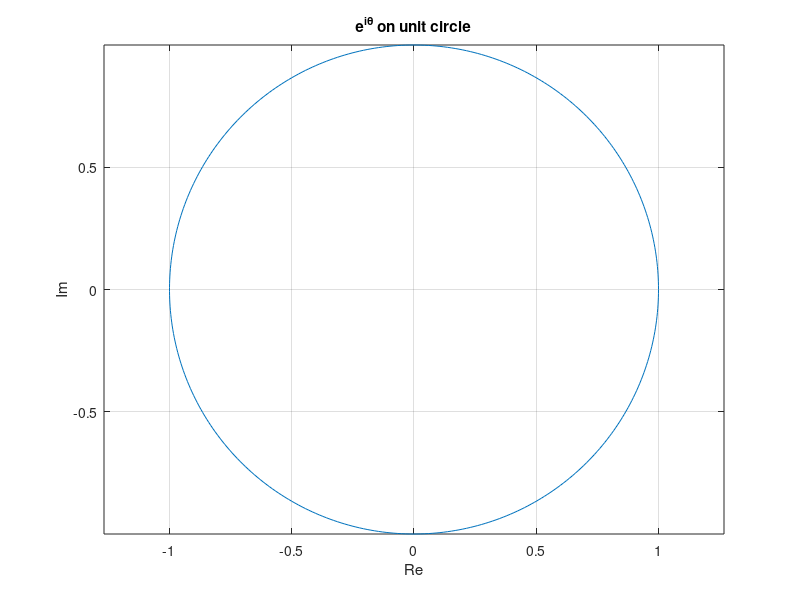

MATLAB code to generate this figure:
% EULER_IDENTITY_BASEL
% 1) Euler's identity on unit circle
% 2) Basel problem and e series

theta = linspace(0, 2*pi, 400);
z = exp(1i*theta);
figure(1); plot(real(z), imag(z)); axis equal; grid on;
title('e^{i\theta} on unit circle'); xlabel('Re'); ylabel('Im');

% Basel problem
N = 1e5;
basel = sum(1./(1:N).^2);
fprintf('sum 1/n^2 to %d = %.10f, pi^2/6 = %.10f, err=%.2e\n', N, basel, pi^2/6, pi^2/6-basel);

% e via series
e_approx = sum(1./factorial(0:12));
fprintf('e approx = %.12f, error vs exp(1)=%.2e\n', e_approx, exp(1)-e_approx);

% Euler identity
fprintf('e^{i pi}+1 = %.2e + %.2ei (should be 0)\n', real(exp(1i*pi)+1), imag(exp(1i*pi)+1));
